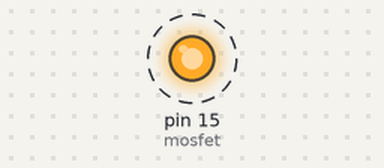
This sketch was run on a simulated Arduino Nano, built with avr-gcc and run on an emulated ATmega328P. On the bench: output pins drawn as LEDs (lit = HIGH). Dashed ring = blinking. What the sketch prints to the serial monitor is not drawn.

Above: at 0.5 s.
Timing chart, 0 to 4.6 s (numbered marks = the images above):
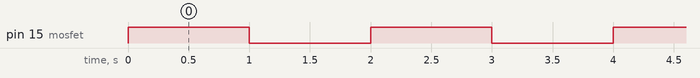

The sketch:

variateurVentilo.ino
```cpp
// Première version du variateur de ventilo pour  rduino nano

#define mosfet 15        // module MOSFET en pin 3 (Sortie digital en PWM : Important ! )
#define MAX 50          // Vitesse du variateur

void setup()
{
  // déclaration des différents capteurs en entrée ou en sortie
  pinMode(mosfet, OUTPUT);       // module MOSFET déclaré en sortie
  Serial.begin(9600);
  analogWrite(mosfet, MAX);
}

void loop()
{
  digitalWrite(mosfet, HIGH);    // Activer le module MOSFET
  Serial.println("a fond ?");
  delay (1000);                  // Attendre 3 secondes
  digitalWrite(mosfet, LOW);     // désactiver le MOSFET
  Serial.println("stop! ");
  delay (1000);
  /* démarrage progressif
  for(int i=0; i<=MAX; i++) {
  analogWrite(mosfet, i);
    Serial.println(i);
  delay(100);
   }
  // arrêt progressif
  for(int i=MAX; i>=0; i--) {
  analogWrite(mosfet, i);
    Serial.println(i);
  delay(100);
   }
  */
}
```

Measured:
- by itself, pin 15 (mosfet): alternates HIGH for 1.0 s and LOW for 1.0 s
